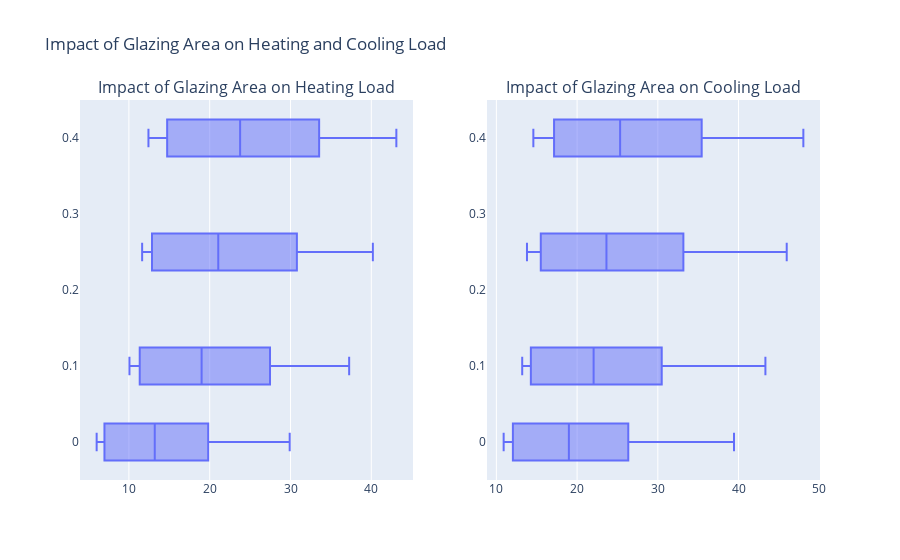

This figure's notebook cell:
### Markdown cell above
Impact of Glazing Area on Heating and Total Load

### Code cell
import plotly.express as px
import plotly.graph_objects as go
from plotly.subplots import make_subplots
import pandas as pd

# Assuming df is your DataFrame and it has the columns 'Glazing_Area', 'Heating_Load', and 'Cooling_Load'
df = pd.read_csv("energy_efficiency_data.csv")

# Create horizontal boxplot for Heating Load
fig_heating_glazing = px.box(df, y="Glazing_Area", x="Heating_Load",
                             labels={"Heating_Load": "Heating Load", "Glazing_Area": "Glazing Area"},
                             orientation='h')

# Create horizontal boxplot for Cooling Load
fig_cooling_glazing = px.box(df, y="Glazing_Area", x="Cooling_Load",
                             labels={"Cooling_Load": "Cooling Load", "Glazing_Area": "Glazing Area"},
                             orientation='h')

# Create subplots
fig2 = make_subplots(rows=1, cols=2, subplot_titles=("Impact of Glazing Area on Heating Load",
                                                     "Impact of Glazing Area on Cooling Load"),
                     horizontal_spacing=0.1)

# Add Heating Load plot
for trace in fig_heating_glazing['data']:
    fig2.add_trace(trace, row=1, col=1)

# Add Cooling Load plot
for trace in fig_cooling_glazing['data']:
    fig2.add_trace(trace, row=1, col=2)

# Define custom colors for the box plots
colors = ['#636EFA', '#EF553B', '#00CC96', '#AB63FA']

# Apply custom colors to the box plots
for i, trace in enumerate(fig2.data):
    if i < len(fig_heating_glazing['data']):
        trace.marker.color = colors[i % len(colors)]  # Apply color for Heating Load
    else:
        trace.marker.color = colors[(i - len(fig_heating_glazing['data'])) % len(colors)]  # Apply color for Cooling Load

# Update layout
fig2.update_layout(title_text="Impact of Glazing Area on Heating and Cooling Load",
                   showlegend=False)

# Show plot
fig2.show()

### Figure 1 — Plotly figure (JSON) as saved in the notebook; plotly's stock layout.template omitted (floating-point values rounded to 4 significant figures; data arrays with more than 128 entries replaced by an {"elided": "..."} marker saying what was removed)
{"data": [{"alignmentgroup": "True", "hovertemplate": "Heating Load=%{x}<br>Glazing Area=%{y}<extra></extra>", "legendgroup": "", "marker": {"color": "#636EFA"}, "name": "", "notched": false, "offsetgroup": "", "orientation": "h", "showlegend": false, "type": "box", "x": {"elided": "768 float values"}, "x0": " ", "xaxis": "x", "y": {"elided": "768 float values"}, "y0": " ", "yaxis": "y"}, {"alignmentgroup": "True", "hovertemplate": "Cooling Load=%{x}<br>Glazing Area=%{y}<extra></extra>", "legendgroup": "", "marker": {"color": "#636EFA"}, "name": "", "notched": false, "offsetgroup": "", "orientation": "h", "showlegend": false, "type": "box", "x": {"elided": "768 float values"}, "x0": " ", "xaxis": "x2", "y": {"elided": "768 float values"}, "y0": " ", "yaxis": "y2"}], "layout": {"annotations": [{"font": {"size": 16}, "showarrow": false, "text": "Impact of Glazing Area on Heating Load", "x": 0.225, "xanchor": "center", "xref": "paper", "y": 1, "yanchor": "bottom", "yref": "paper"}, {"font": {"size": 16}, "showarrow": false, "text": "Impact of Glazing Area on Cooling Load", "x": 0.775, "xanchor": "center", "xref": "paper", "y": 1, "yanchor": "bottom", "yref": "paper"}], "showlegend": false, "title": {"text": "Impact of Glazing Area on Heating and Cooling Load"}, "xaxis": {"anchor": "y", "domain": [0, 0.45]}, "xaxis2": {"anchor": "y2", "domain": [0.55, 1]}, "yaxis": {"anchor": "x", "domain": [0, 1]}, "yaxis2": {"anchor": "x2", "domain": [0, 1]}}}
